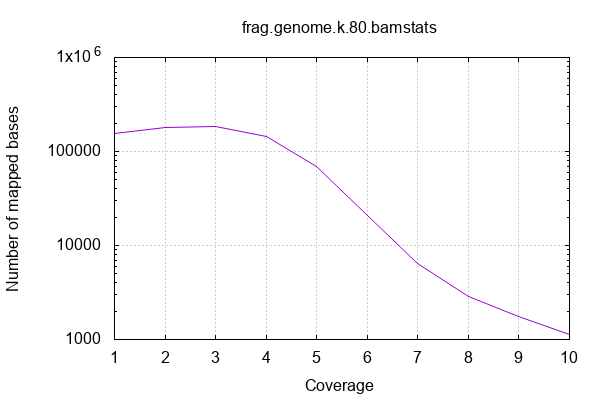

Reproduce this figure in gnuplot.

            set terminal png size 600,400 truecolor
            set output "frag.genome.k.80/coverage.png"
            set grid xtics ytics y2tics back lc rgb "#cccccc"
            set ylabel "Number of mapped bases"
            set xlabel "Coverage"
            set log y
            set style fill solid border -1
            set title "frag.genome.k.80.bamstats"
            set xrange [:10]
            plot '-' with lines notitle
        1	155222
2	178634
3	186033
4	143173
5	68464
6	20740
7	6414
8	2886
9	1739
10	1121
11	556
12	234
13	116
14	83
15	16
16	9
17	7
18	16
19	13
20	43
21	49
22	15
23	7
end
